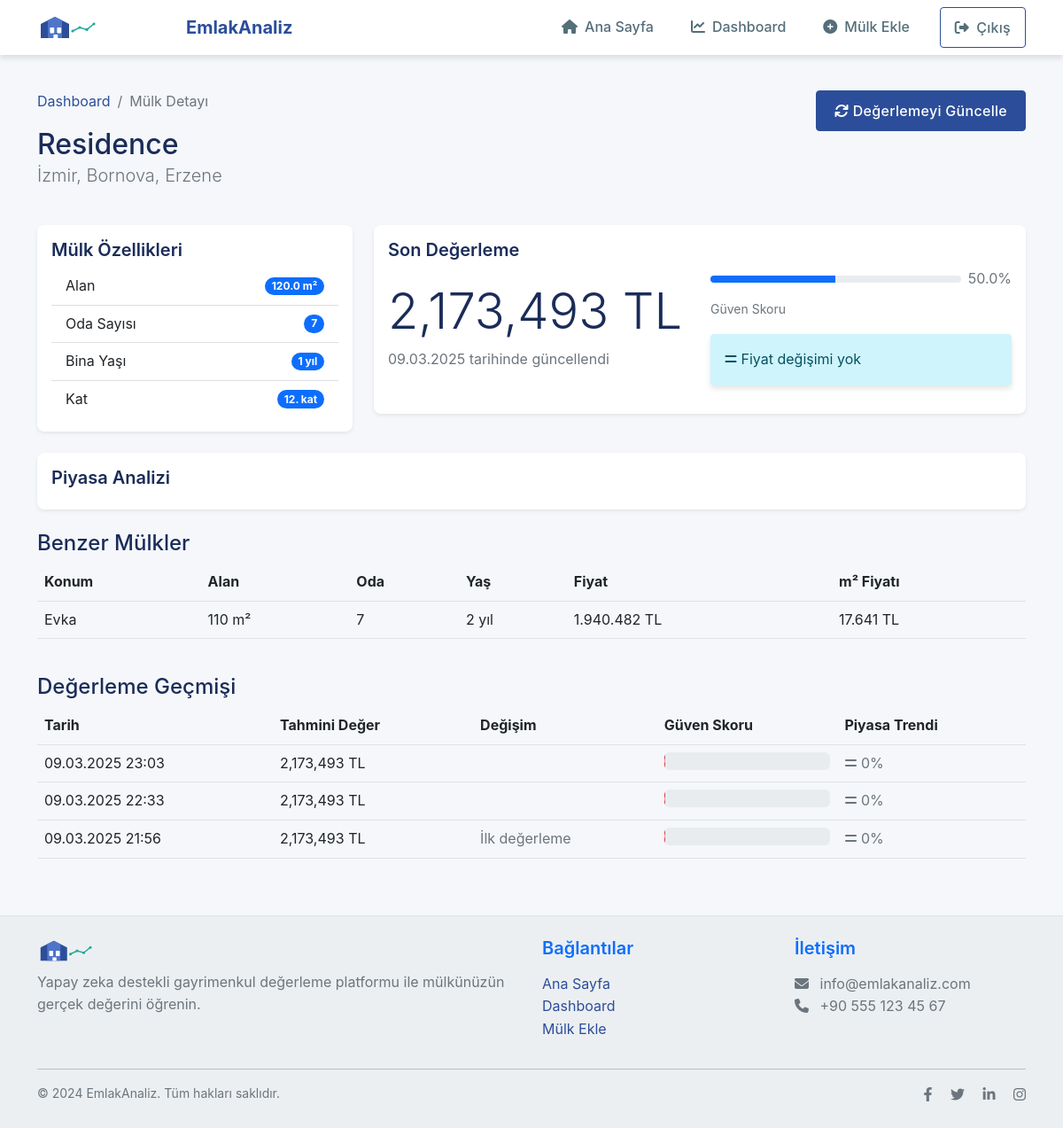
/property/6 (signed in), run on the app's committed database.
### models.py (models this page shows)
class Property(db.Model):
    id = db.Column(db.Integer, primary_key=True)
    user_id = db.Column(db.Integer, db.ForeignKey('user.id'), nullable=False)
    city = db.Column(db.String(50), nullable=False)
    district = db.Column(db.String(50), nullable=False)
    neighborhood = db.Column(db.String(100), nullable=False)
    property_type = db.Column(db.String(50), nullable=False)  # Apartment, House, etc.
    size_sqm = db.Column(db.Float, nullable=False)
    room_count = db.Column(db.Integer, nullable=False)
    building_age = db.Column(db.Integer)
    floor_number = db.Column(db.Integer)
    total_floors = db.Column(db.Integer)
    heating_type = db.Column(db.String(50))
    has_elevator = db.Column(db.Boolean, default=False)
    has_parking = db.Column(db.Boolean, default=False)
    has_balcony = db.Column(db.Boolean, default=False)
    created_at = db.Column(db.DateTime, default=datetime.utcnow)
    valuations = db.relationship('Valuation', backref='property', lazy=True)

class Valuation(db.Model):
    id = db.Column(db.Integer, primary_key=True)
    property_id = db.Column(db.Integer, db.ForeignKey('property.id'), nullable=False)
    estimated_value = db.Column(db.Float, nullable=False)
    confidence_score = db.Column(db.Float)
    valuation_date = db.Column(db.DateTime, default=datetime.utcnow)
    similar_properties_count = db.Column(db.Integer)
    price_per_sqm = db.Column(db.Float)
    market_trend = db.Column(db.Float)  # Percentage change in last 3 months

### app.py (the view)
@app.route('/property/<int:property_id>')
@login_required
def view_property(property_id):
    property = Property.query.get_or_404(property_id)
    if property.user_id != current_user.id:
        flash('Yetkisiz erişim')
        return redirect(url_for('dashboard'))
    valuations = Valuation.query.filter_by(property_id=property_id).order_by(Valuation.valuation_date.desc()).all()
    latest_valuation = valuations[0] if valuations else None
    return render_template('property_detail.html', property=property, valuations=valuations, latest_valuation=latest_valuation)

### app.py (called while the page is built)
@login_manager.user_loader
def load_user(user_id):
    return User.query.get(int(user_id))

### templates/property_detail.html (shortened to what this page needs)
{% extends "base.html" %}
{% block content %}
<div class="container">
    <div class="row mb-4">
        <div class="col-md-8">
            <nav aria-label="breadcrumb">
                <ol class="breadcrumb">
                    <li class="breadcrumb-item"><a href="{{ url_for('dashboard') }}">Dashboard</a></li>
                    <li class="breadcrumb-item active">Mülk Detayı</li>
                </ol>
            </nav>
            <h1 class="h2 mb-0">{{ property.property_type }}</h1>
            <p class="lead text-muted">
                {{ property.city }}, {{ property.district }}, {{ property.neighborhood }}
            </p>
        </div>
        <div class="col-md-4 text-md-end">
            <button class="btn btn-primary" onclick="updateValuation()">
                <i class="fas fa-sync"></i> Değerlemeyi Güncelle
            </button>
        </div>
    </div>
    <div class="row">
        <div class="col-md-4 mb-4">
            <div class="card shadow-sm h-100">
                <div class="card-body">
                    <h5 class="card-title">Mülk Özellikleri</h5>
                    <ul class="list-group list-group-flush">
                        <li class="list-group-item d-flex justify-content-between align-items-center">
                            Alan
                            <span class="badge bg-primary rounded-pill">{{ property.size_sqm }} m²</span>
                        </li>
                        <li class="list-group-item d-flex justify-content-between align-items-center">
                            Oda Sayısı
                            <span class="badge bg-primary rounded-pill">{{ property.room_count }}</span>
                        </li>
                        <li class="list-group-item d-flex justify-content-between align-items-center">
                            Bina Yaşı
                            <span class="badge bg-primary rounded-pill">{{ property.building_age }} yıl</span>
                        </li>
                        <li class="list-group-item d-flex justify-content-between align-items-center">
                            Kat
                            <span class="badge bg-primary rounded-pill">{{ property.floor_number }}. kat</span>
                        </li>
                    </ul>
                </div>
            </div>
        </div>
        <div class="col-md-8 mb-4">
            {% if valuations %}
            {% set latest = valuations[0] %}
            <div class="card shadow-sm">
                <div class="card-body">
                    <h5 class="card-title">Son Değerleme</h5>
                    <div class="row align-items-center">
                        <div class="col-md-6">
                            <h2 class="display-4 mb-0">{{ "{:,.0f}".format(latest.estimated_value) }} TL</h2>
                            <p class="text-muted mt-2" data-timestamp="{{ latest.valuation_date.isoformat() }}">
                            </p>
                        </div>
                        <div class="col-md-6">
                            <div class="d-flex align-items-center mb-2">
                                <div class="flex-grow-1 me-2">
                                    <div class="progress" style="height: 8px;">
                                        <div class="progress-bar" role="progressbar"
                                             style="width: {{ (latest.confidence_score * 100)|round }}%">
                                        </div>
                                    </div>
                                </div>
                                <span class="text-muted">{{ (latest.confidence_score * 100)|round }}%</span>
                            </div>
                            <small class="text-muted">Güven Skoru</small>
                            {% if latest.market_trend > 0 %}
                            <div class="alert alert-success mt-3">
                                <i class="fas fa-arrow-up"></i>
                                Son 3 ayda %{{ "%.1f"|format(latest.market_trend) }} artış
                            </div>
                            {% elif latest.market_trend < 0 %}
                            <div class="alert alert-danger mt-3">
                                <i class="fas fa-arrow-down"></i>
                                Son 3 ayda %{{ "%.1f"|format(latest.market_trend|abs) }} düşüş
                            </div>
                            {% else %}
                            <div class="alert alert-info mt-3">
                                <i class="fas fa-equals"></i>
                                Fiyat değişimi yok
                            </div>
                            {% endif %}
                        </div>
                    </div>
                </div>
            </div>
            {% endif %}
        </div>
    </div>
    <div class="row">
        <div class="col-12 mb-4">
            <div class="card shadow-sm">
                <div class="card-body">
                    <h5 class="card-title">Piyasa Analizi</h5>
                </div>
            </div>
        </div>
    </div>
    <div class="row">
        <div class="col-12 mb-4">
            <h3 class="h4">Benzer Mülkler</h3>
            <div class="table-responsive">
                <table class="table table-hover">
                    <thead>
                        <tr>
                            <th>Konum</th>
                            <th>Alan</th>
                            <th>Oda</th>
                            <th>Yaş</th>
                            <th>Fiyat</th>
                            <th>m² Fiyatı</th>
                        </tr>
                    </thead>
                    <tbody id="similar-properties">
                    </tbody>
                </table>
            </div>
        </div>
    </div>
    <div class="row">
        <div class="col-12 mb-4">
            <h3 class="h4">Değerleme Geçmişi</h3>
            {% if valuations %}
            <div class="table-responsive">
                <table class="table table-hover">
                    <thead>
                        <tr>
                            <th>Tarih</th>
                            <th>Tahmini Değer</th>
                            <th>Değişim</th>
                            <th>Güven Skoru</th>
                            <th>Piyasa Trendi</th>
                        </tr>
                    </thead>
                    <tbody>
                        {% for valuation in valuations %}
                        <tr>
                            <td data-timestamp="{{ valuation.valuation_date.isoformat() }}">{{ valuation.valuation_date.strftime('%d.%m.%Y %H:%M') }}</td>
                            <td>{{ "{:,.0f}".format(valuation.estimated_value) }} TL</td>
                            <td>
                                {% if loop.index < valuations|length %}
                                {% set next_val = valuations[loop.index] %}
                                {% set change = ((valuation.estimated_value - next_val.estimated_value) / next_val.estimated_value * 100)|round(1) %}
                                {% if change > 0 %}
                                <span class="text-success">
                                    <i class="fas fa-arrow-up"></i> {{ change }}%
                                </span>
                                {% elif change < 0 %}
                                <span class="text-danger">
                                    <i class="fas fa-arrow-down"></i> {{ change|abs }}%
                                </span>
                                {% endif %}
                                {% else %}
                                <span class="text-muted">İlk değerleme</span>
                                {% endif %}
                            </td>
                            <td>
                                <div class="progress" style="height: 20px;">
                                </div>
                            </td>
                            <td>
                                {% if valuation.market_trend > 0 %}
                                <span class="text-success">
                                    <i class="fas fa-arrow-up"></i> {{ "%.1f"|format(valuation.market_trend) }}%
                                </span>
                                {% elif valuation.market_trend < 0 %}
                                <span class="text-danger">
                                    <i class="fas fa-arrow-down"></i> {{ "%.1f"|format(valuation.market_trend|abs) }}%
                                </span>
                                {% else %}
                                <span class="text-muted">
                                    <i class="fas fa-equals"></i> 0%
                                </span>
                                {% endif %}
                            </td>
                        </tr>
                        {% endfor %}
                    </tbody>
                </table>
            </div>
            {% else %}
            <p class="text-muted">Henüz değerleme geçmişi bulunmuyor.</p>
            {% endif %}
        </div>
    </div>
</div>
{% endblock %}

### static/css/styles.css (style rules this page uses)
:root { --primary: #2c4e9a; --primary-light: #4f75c9; --primary-dark: #1a2c59; --secondary: #26a69a; --accent: #ffb74d; --dark: #263238; --medium: #546e7a; --light: #eceff1; --background: #f5f7fa; --success: #4caf50; --info: #2196f3; --warning: #ff9800; --danger: #f44336; --shadow: 0 4px 6px rgba(0, 0, 0, 0.1); --shadow-lg: 0 10px 15px rgba(0, 0, 0, 0.1); --radius-sm: 4px; --radius-md: 8px; --radius-lg: 16px; --font-primary: 'Poppins', -apple-system, BlinkMacSystemFont, 'Segoe UI', Roboto, Oxygen, Ubuntu, Cantarell, sans-serif; --font-secondary: 'Open Sans', -apple-system, BlinkMacSystemFont, 'Segoe UI', Roboto, Oxygen, Ubuntu, Cantarell, sans-serif; }
body { font-family: var(--font-primary); background-color: var(--background); color: var(--dark); line-height: 1.6; }
h1, h2, h3, h4, h5, h6 { font-weight: 600; color: var(--primary-dark); }
a { color: var(--primary); text-decoration: none; transition: color 0.3s; }
.btn { font-weight: 500; padding: 10px 20px; border-radius: var(--radius-sm); transition: all 0.3s; text-transform: none; letter-spacing: 0.3px; }
.btn-primary { background-color: var(--primary); border-color: var(--primary); }
.card { border: none; border-radius: var(--radius-md); box-shadow: var(--shadow); transition: transform 0.3s, box-shadow 0.3s; overflow: hidden; }
.card-title { font-weight: 600; color: var(--primary-dark); }
.alert { border: none; border-radius: var(--radius-sm); box-shadow: var(--shadow); }

### data on the page
Property: property_type "Residence", city "İzmir", district "Bornova", neighborhood "Erzene", size_sqm "120.0", room_count "7", building_age "1", floor_number "12"
Valuation: estimated_value "2,173,493", (latest.confidence_score*100)|round "50.0", market_trend 0 (drawn)
Valuation: estimated_value "2,173,493", market_trend 0 (drawn)
Valuation: estimated_value "2,173,493", shows "İlk değerleme", market_trend 0 (drawn)
